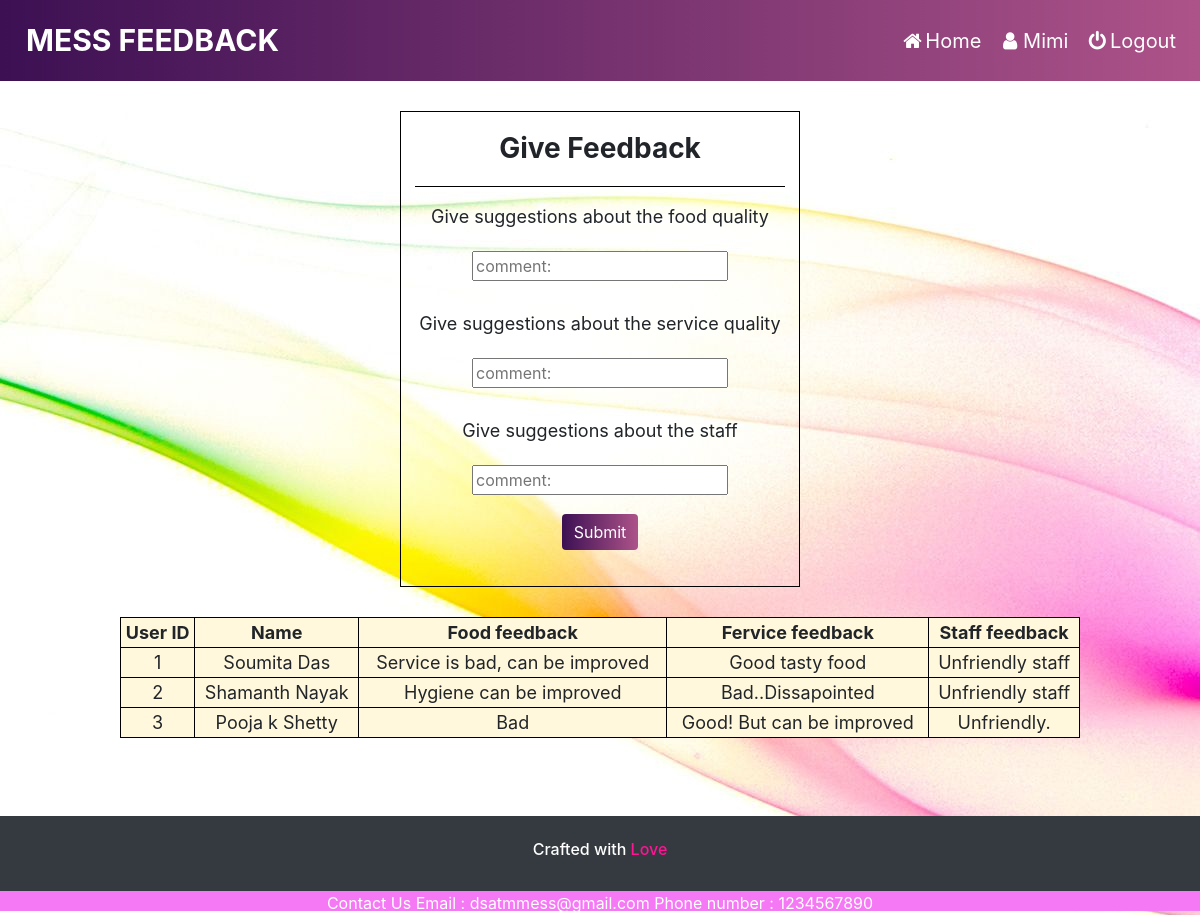
Page /feedback.php (signed in) on the committed database.
### tables this page shows
CREATE TABLE `user_details` (
  `id` int(11) NOT NULL,
  `student_usn` varchar(10) NOT NULL,
  `name` varchar(255) NOT NULL,
  `room_no` varchar(4) NOT NULL,
  `sem` int(1) NOT NULL,
  `branch` varchar(4) NOT NULL
);

CREATE TABLE `feedback` (
  `id` int(11) NOT NULL,
  `service` varchar(255) DEFAULT NULL,
  `food_quality` varchar(255) DEFAULT NULL,
  `staff_feedback` varchar(255) NOT NULL
);

### feedback.php (the view, shortened to what this page needs)
<?php
$conn = mysqli_connect('localhost','root','','project');
$show_feedback = mysqli_query($conn, "CALL display_fb");
?>
<!DOCTYPE html>
<html>
<head>
    <link rel="stylesheet" href="https://maxcdn.bootstrapcdn.com/bootstrap/4.3.1/css/bootstrap.min.css">
    <link rel="stylesheet" href="https://cdnjs.cloudflare.com/ajax/libs/font-awesome/4.7.0/css/font-awesome.min.css">
    <link rel="stylesheet" type="text/css" href="styles/style.css">
</head>
<body style="background-image: url('home.jpg');">
    <nav class="navbar navbar-expand-lg navbar-white bg-white">
        <a class="navbar-brand" id="big" href="#"><b>MESS FEEDBACK</b></a>
        <div class="collapse navbar-collapse" id="navbarNavAltMarkup">
            <div class="navbar-nav ml-auto">
                <a class="nav-item nav-link" href="home.php"><i class="fa fa-fw fa-home"></i>Home</i></a>
                <a class="nav-item nav-link" href="user.php"><i class="fa fa-fw fa-user"></i><?php echo $_SESSION['username']; ?></i></a>
                <a class="nav-item nav-link" href="logout.php"><i class="fa fa-fw fa-power-off"></i>Logout</i></a>
            </div>
        </div>
    </nav>
    <div class="fb-container">
        <div class="food-fb">
            <h3 class="text-fb"><b>Give Feedback</b></h3>
            <hr style="background-color:black; width:370px">
            <form method="POST" action="feedback-server.php">
                <center>
                    <p>Give suggestions about the food quality</p><input type="text" class="feedback-form" placeholder="comment:" name="food_fb" id="comment"></center><br>
                <center>
                    <p>Give suggestions about the service quality</p> <input type="text" class="feedback-form" placeholder="comment:" name="service_fb" id="comment"></center><br>
                <center>
                    <p>Give suggestions about the staff</p> <input type="text" class="feedback-form" placeholder="comment:" name="staff_fb" id="comment"></center>
                <div>
                    <p style="line-height: 70px; text-align: center;"><button type="submit" class="btn btn-primary mb-2">Submit</button>
                </div>
            </form>
        </div>
    </div>
<center>
    <table>
        <th>User ID</th>
        <th>Name </th>
        <th>Food feedback</th>
        <th>Fervice feedback</th>
        <th>Staff feedback</th>
        <?php while($row = mysqli_fetch_array($show_feedback))
    {
    ?>
        <tr>
            <td>
                <?php echo $row["id"]; ?>
            </td>
            <td>
                <?php echo $row["name"]; ?>
            </td>
            <td>
                <?php echo $row["food_quality"]; ?>
            </td>
            <td>
                <?php echo $row["service"]; ?>
            </td>
            <td>
                <?php echo $row["staff_feedback"]; ?>
            </td>
        </tr>
       <?php
    }
            ?>
    </table>
</center>
    <br>
    <br>
    <div>
        <footer class="page-footer bg-dark">
            <div>
                <p style="color:white" class="h6 text-center footer-copyright p-4">Crafted with <span style="color: deeppink">Love</span></p>
                <div class="contact-footer">
                    <span>Contact Us</span>
                    <span>Email : dsatmmess@gmail.com Phone number : 1234567890</span>
                </div>
            </div>
        </footer>
    </div>
</body>
</html>

### styles/style.css (style rules this page uses)
* { text-decoration: none; }
body { padding: 0; background-position: cover; }
.navbar { background: #ad5389; background: -webkit-linear-gradient(to right, #3c1053, #ad5389); background: linear-gradient(to right, #3c1053, #ad5389); }
#big { text-decoration-color: black; font-size: 30px; }
.navbar a { float: left; padding: 10px; color: #fff; text-decoration: none; font-size: 20px; }
.btn { border: none; background: #ad5389; background: -webkit-linear-gradient(to right, #3c1053, #ad5389); background: linear-gradient(to right, #3c1053, #ad5389); }
.page-footer { margin: 30px 0px 0px; }
.contact-footer { background-color: rgb(245, 120, 245); color: white; text-align: center; height: 20px; }
.fb-container { display: flex; justify-content: space-around; margin: 30px }
.food-fb { width: 400px; border: 1px solid black; }
.feedback-form { margin: 5px; }
p { font-size: 18px; }
.text-fb { margin: 20px; text-align: center; }
table { width: 80%; border: 1px solid black; background: cornsilk; text-align: center; font-size: 18px; }
th, tr, td { border: 1px solid black; }

### rows in the picture
user_details: id "1", name "Soumita Das", feedback.food_quality "Service is bad, can be improved", feedback.service "Good tasty food", feedback.staff_feedback "Unfriendly staff"
user_details: id "2", name "Shamanth Nayak", feedback.food_quality "Hygiene can be improved", feedback.service "Bad..Dissapointed", feedback.staff_feedback "Unfriendly staff"
user_details: id "3", name "Pooja k Shetty", feedback.food_quality "Bad", feedback.service "Good! But can be improved", feedback.staff_feedback "Unfriendly."

### other values in the picture
$_SESSION['username'] "Mimi"
